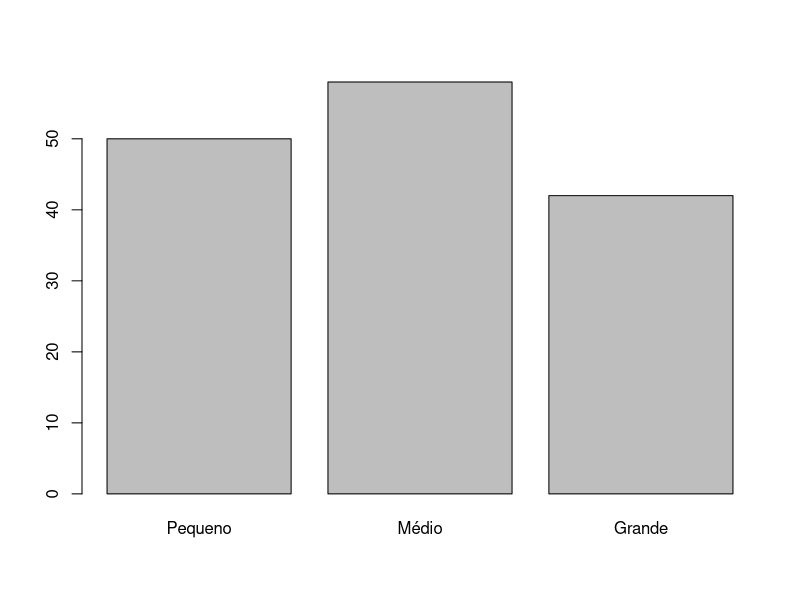
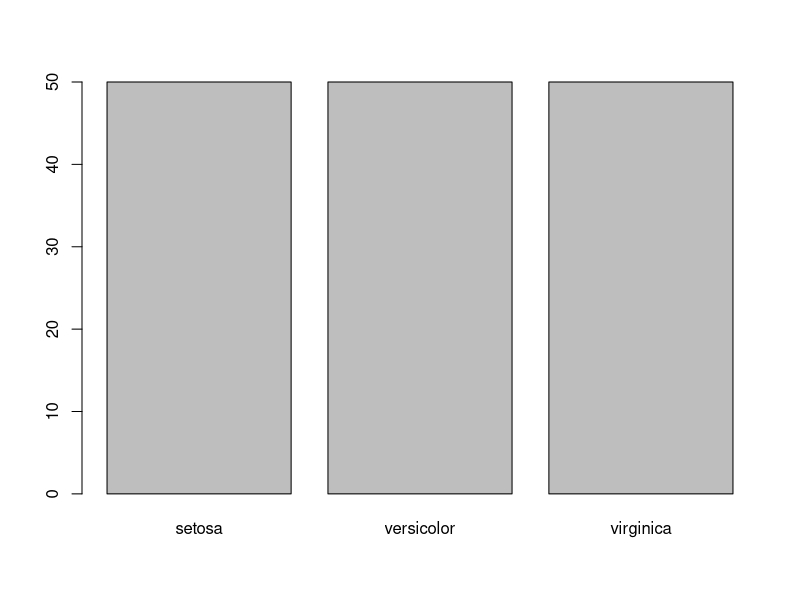

These figures' R source, in order:
data("iris")

iris$ID <- 1:nrow(iris) # Variável Discreta

# Criando variável qualitativa nominal
iris$PetalLenthLevel <- factor(
  cut(iris$Petal.Length, breaks = c(0, 2, 5, 7)),
  labels = c("Pequeno", "Médio", "Grande"),
  ordered = TRUE
)

barplot(table(iris$PetalLenthLevel))

barplot(table(iris$Species))
